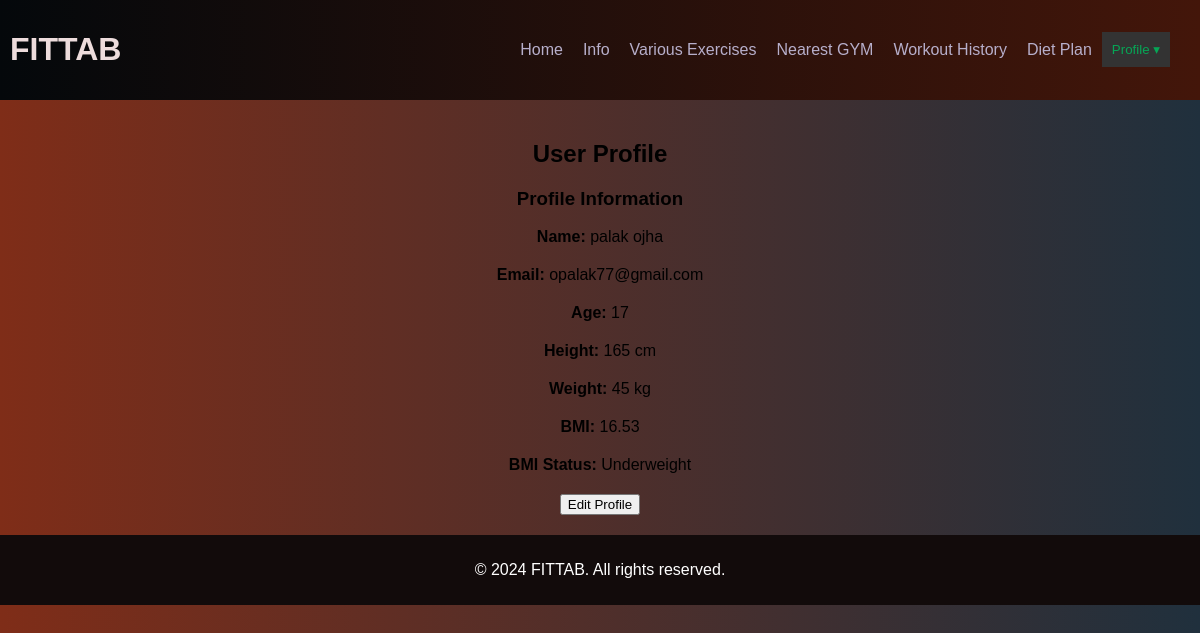
/profile (signed in), run on an earlier commit of the app's database.
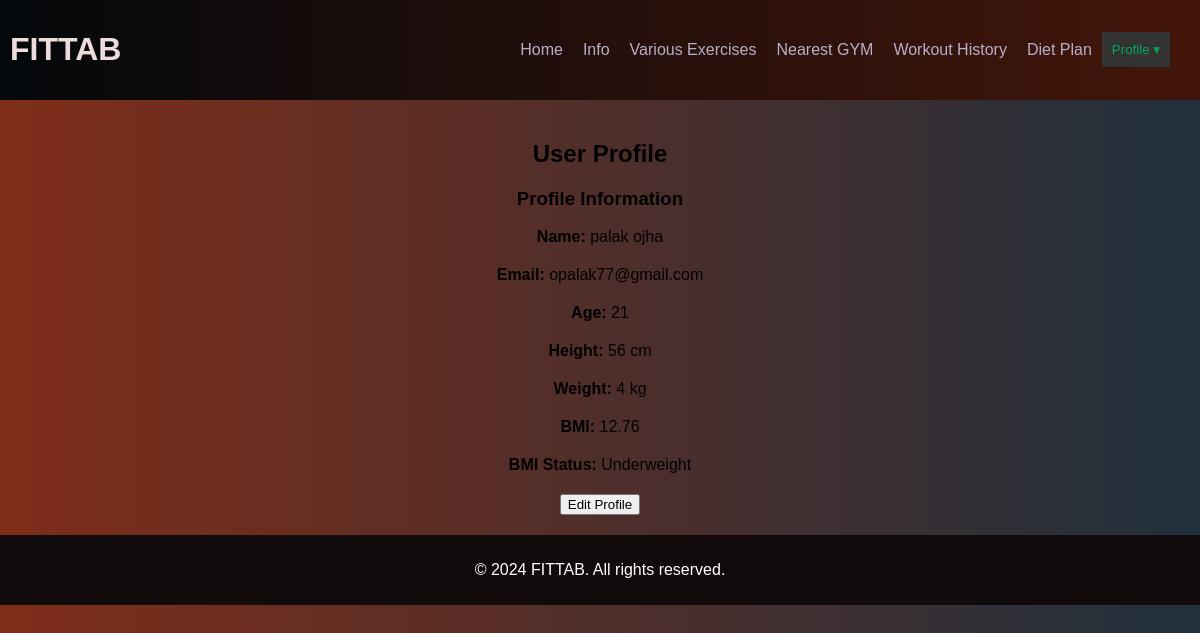
And on a later commit of the database.
### app.py (models this page shows, shortened)
class User(db.Model):
    id = db.Column(db.Integer, primary_key=True, autoincrement=True)
    name = db.Column(db.String(100), nullable=False)
    email = db.Column(db.String(100), nullable=False, unique=True)
    password = db.Column(db.String(500), nullable=False)
    age = db.Column(db.Integer, nullable=False)
    height = db.Column(db.Integer, nullable=False)
    weight = db.Column(db.Integer, nullable=False)
    profile_picture = db.Column(db.String(100), nullable=True)

### app.py (the view)
@app.route('/profile')
def profile():
    if 'user_id' in session:
        user = User.query.filter_by(id=session['user_id']).first()
        return render_template('profile.html', user=user)
    else:
        return redirect(url_for('index'))

### templates/profile.html (shortened to what this page needs)
<!DOCTYPE html>
<html lang="en">
<head>
    <link rel="stylesheet" href="{{ url_for('static', filename='style_profile.css') }}">
</head>
<body>
    <header>
        <h1>FITTAB</h1>
        <nav>
            <a href="{{ url_for('info') }}">Home</a>
            <a href="#">Info</a>
            <a href="{{ url_for('exercise') }}">Various Exercises</a>
            <a href="{{ url_for('nearest_gym') }}">Nearest GYM</a>
            <a href="{{ url_for('workouts') }}">Workout History</a>
            <a href="/diet">Diet Plan</a>
            <div class="profile-dropdown">
                <button class="profile-button">Profile &#9662;</button>
            </div>
        </nav>
    </header>
    <div class="content">
        <h2>User Profile</h2>
        {% if user %}
        <div id="profile-display">
            <h3>Profile Information</h3>
            <p><strong>Name:</strong> {{ user.name }}</p>
            <p><strong>Email:</strong> {{ user.email }}</p>
            <p><strong>Age:</strong> {{ user.age }}</p>
            <p><strong>Height:</strong> {{ user.height }} cm</p>
            <p><strong>Weight:</strong> {{ user.weight }} kg</p>
            <p><strong>BMI:</strong>
                {% set bmi = (user.weight / ((user.height / 100) ** 2)) | round(2) %}
                {{ bmi }}
            </p>
            <p><strong>BMI Status:</strong>
                {% if bmi < 19 %}
                    Underweight
                {% elif bmi >= 19 and bmi <= 25 %}
                    Normal
                {% else %}
                    Overweight
                {% endif %}
            </p>
            <button onclick="editProfile()">Edit Profile</button>
        </div>
        {% else %}
        <p>No user data available.</p>
        {% endif %}
    </div>
    <footer>
        <p>&copy; 2024 FITTAB. All rights reserved.</p>
    </footer>
</body>
</html>

### static/style_profile.css (style rules this page uses)
html, body { background: linear-gradient(to right, #7f2d18, #20303d); font-family: Arial, sans-serif; margin: 0; padding: 0; }
header { background: linear-gradient(to left, #43160a, #04080b); color: #eddcdc; padding: 10px; text-align: center; display: flex; justify-content: space-between; align-items: center; }
nav { display: flex; align-items: center; list-style-type: none; margin: 0; padding: 0; }
nav a { color: #b7afcb; text-decoration: none; padding: 10px; }
.profile-dropdown { position: relative; display: inline-block; margin-right: 20px; }
.profile-button { background-color: #333; color: #06a656; border: none; cursor: pointer; padding: 10px; }
.content { padding: 20px; text-align: center; }
.content p { text-align: center; margin-bottom: 20px; }
footer { background-color: #120b0b; color: #fff; text-align: center; padding: 10px; }

What changed in the data, as far as the page shows it:
changed User "palak ojha": age "17" → "21"; height "165" → "56"; weight "45" → "4"
Also different on the page:
{{ bmi }}: "16.53" → "12.76"
